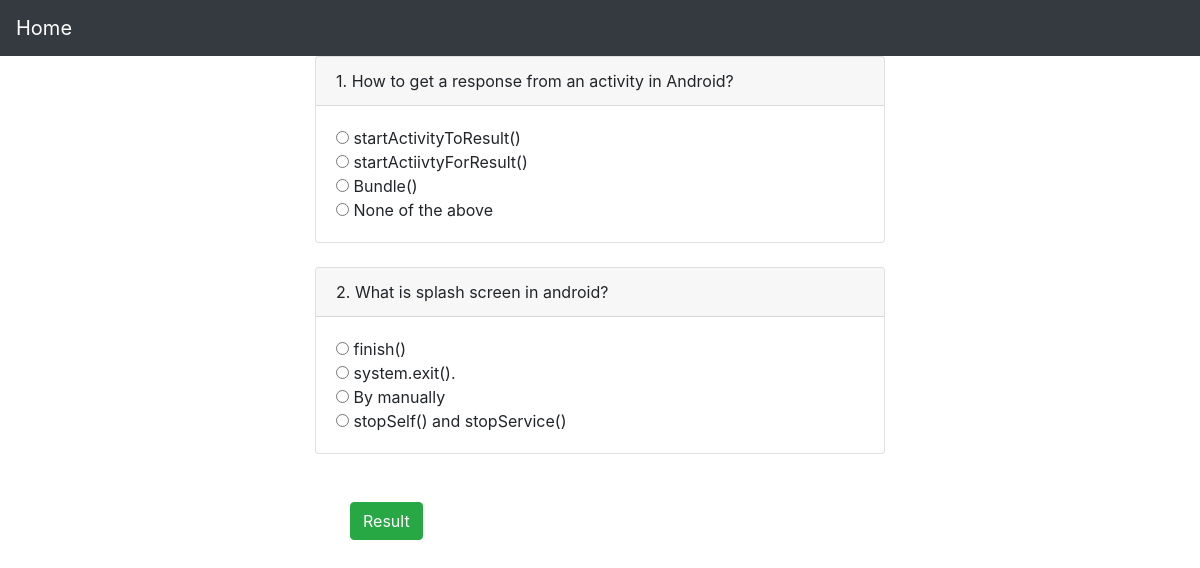
Before: /advanceandroid with the older database file.
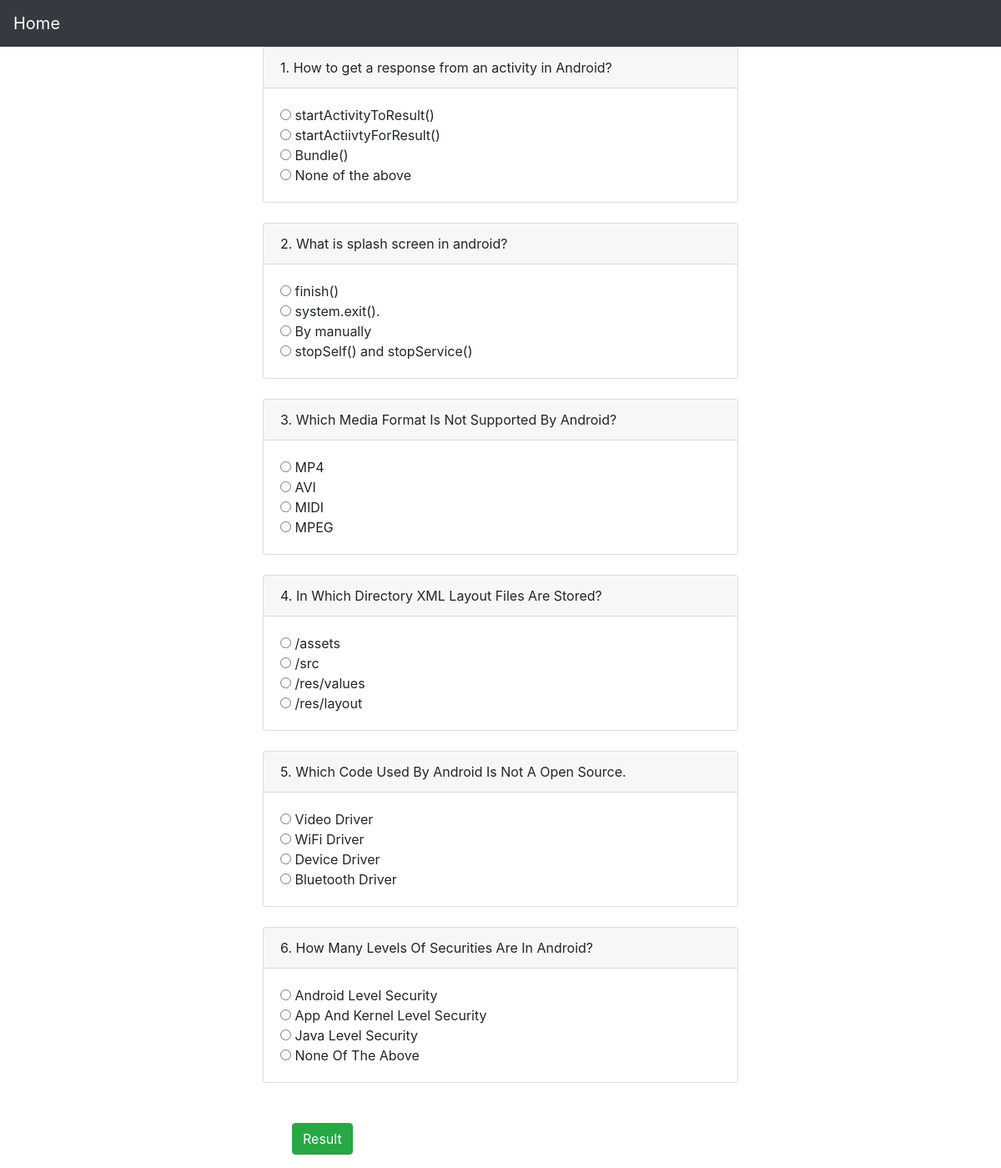
After: the same page with the newer database file.
### projectApp/models.py (models this page shows)
class Advanceandroid(models.Model):
    question = models.CharField(max_length = 250)
    optiona = models.CharField(max_length = 100)
    optionb = models.CharField(max_length = 100)
    optionc = models.CharField(max_length = 100)
    optiond = models.CharField(max_length = 100)
    answer = models.CharField(max_length = 100)
    def __str__(self):
        return self.question

### projectApp/views.py (the view)
# urls.py: path('advanceandroid',views.advanceandroid),
def advanceandroid(request):
    ques =  Advanceandroid.objects.all()
    print(ques)
    return render(request,'advanceAndroidquestion.html',{'ques':ques})

### templates/advanceAndroidquestion.html (shortened to what this page needs)
<html>
<head>
	<link rel="stylesheet" href="https://stackpath.bootstrapcdn.com/bootstrap/4.3.1/css/bootstrap.min.css">
</head>
<body>
<nav class="navbar navbar-expand-lg navbar-dark bg-dark" style="overflow:show;position: fixed;top: 0;width: 100%;z-index:1000";>
                <a class="navbar-brand" href="{% url 'category' %}">Home</a>
          </nav>
<div class="container col-6">
    <div class="timer">
           <h1> <time id="countdown"style="position: fixed; right:20px;"></time></h1>
        </div>
        </div>
            <div class="container col-6"> <br> <br>
        <form action="androidResult" method="post" name="question">
  {% for que in ques %}
  <div class="card">
  <div class="card-header">
  {{ forloop.counter }}. {{ que.question }}
  </div>
  <div class="card-body">
      <input type="radio" name="{{ que.id }}" value="{{ que.optiona }}">
      {{ que.optiona }} <br>
      <input type="radio" name="{{ que.id }}" value="{{ que.optionb }}">
      {{ que.optionb }} <br>
      <input type="radio" name="{{ que.id }}" value="{{ que.optionc }}">
      {{ que.optionc }} <br>
      <input class="form_control" type="radio" name="{{ que.id }}" value="{{ que.optiond }}">
      {{ que.optiond }}
  </div>
</div><br>
  {% endfor %}
  <br>
  <div class="row">
    <div class="col-md-1">
    </div>
    <div class="col-xs-2">
      <button type="submit" class="btn btn-block btn-success btn-md">Result</button>
    </div>
  </div>
</form>
</div>
  </body>
</html>

Changed rows visible on the page:
added Advanceandroid: question "Which Media Format Is Not Supported By Android?", optiona "MP4", optionb "AVI", optionc "MIDI", optiond "MPEG"
added Advanceandroid: question "In Which Directory XML Layout Files Are Stored?", optiona "/assets", optionb "/src", optionc "/res/values", optiond "/res/layout"
added Advanceandroid: question "Which Code Used By Android Is Not A Open Source.", optiona "Video Driver", optionb "WiFi Driver", optionc "Device Driver", optiond "Bluetooth Driver"
added Advanceandroid: question "How Many Levels Of Securities Are In Android?", optiona "Android Level Security", optionb "App And Kernel Level Security", optionc "Java Level Security", optiond "None Of The Above"
